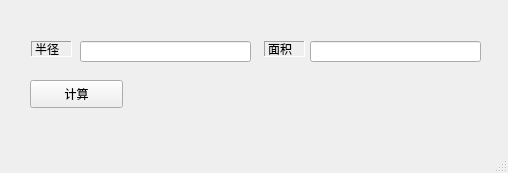
<?xml version="1.0" encoding="UTF-8"?>
<ui version="4.0">
 <class>MainWindow</class>
 <widget class="QMainWindow" name="MainWindow">
  <property name="geometry">
   <rect>
    <x>0</x>
    <y>0</y>
    <width>508</width>
    <height>173</height>
   </rect>
  </property>
  <property name="windowTitle">
   <string>MainWindow</string>
  </property>
  <widget class="QWidget" name="centralwidget">
   <widget class="QPushButton" name="pushButton">
    <property name="geometry">
     <rect>
      <x>30</x>
      <y>80</y>
      <width>93</width>
      <height>28</height>
     </rect>
    </property>
    <property name="text">
     <string>计算</string>
    </property>
   </widget>
   <widget class="QLineEdit" name="radiusEdit">
    <property name="geometry">
     <rect>
      <x>80</x>
      <y>41</y>
      <width>171</width>
      <height>21</height>
     </rect>
    </property>
    <property name="inputMethodHints">
     <set>Qt::ImhNone</set>
    </property>
   </widget>
   <widget class="QLineEdit" name="squareEdit">
    <property name="geometry">
     <rect>
      <x>310</x>
      <y>41</y>
      <width>171</width>
      <height>21</height>
     </rect>
    </property>
   </widget>
   <widget class="QLabel" name="label">
    <property name="geometry">
     <rect>
      <x>31</x>
      <y>41</y>
      <width>41</width>
      <height>16</height>
     </rect>
    </property>
    <property name="frameShape">
     <enum>QFrame::Panel</enum>
    </property>
    <property name="frameShadow">
     <enum>QFrame::Sunken</enum>
    </property>
    <property name="text">
     <string>半径</string>
    </property>
   </widget>
   <widget class="QLabel" name="label_2">
    <property name="geometry">
     <rect>
      <x>264</x>
      <y>41</y>
      <width>41</width>
      <height>16</height>
     </rect>
    </property>
    <property name="frameShape">
     <enum>QFrame::Panel</enum>
    </property>
    <property name="frameShadow">
     <enum>QFrame::Sunken</enum>
    </property>
    <property name="text">
     <string>面积</string>
    </property>
   </widget>
  </widget>
  <widget class="QMenuBar" name="menubar">
   <property name="geometry">
    <rect>
     <x>0</x>
     <y>0</y>
     <width>508</width>
     <height>26</height>
    </rect>
   </property>
  </widget>
  <widget class="QStatusBar" name="statusbar"/>
  <action name="action">
   <property name="text">
    <string>可怕</string>
   </property>
  </action>
 </widget>
 <resources/>
 <connections/>
</ui>
